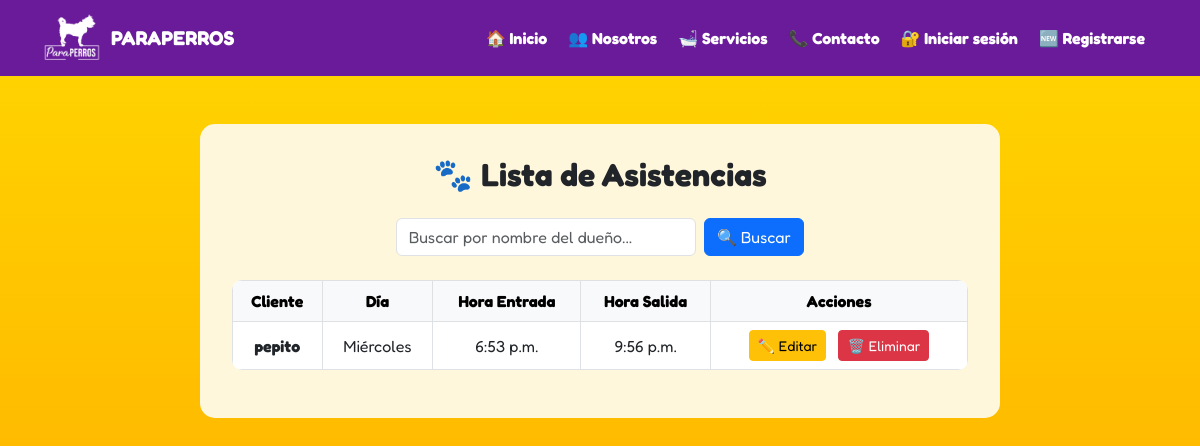
The page /asistencias/ on the database as committed earlier.
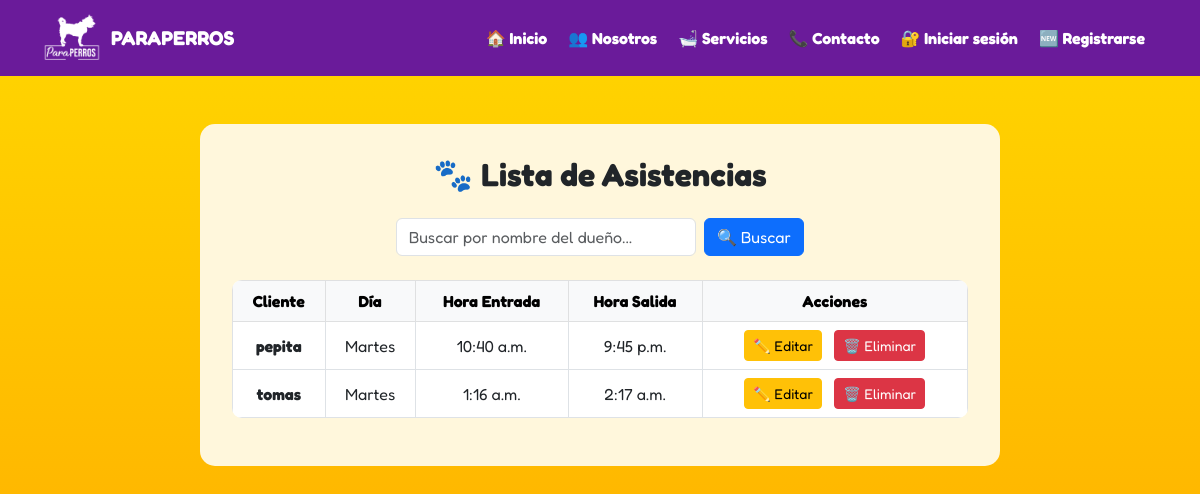
The same page on the database as committed later.
### tasks/models.py (models this page shows, shortened)
class Asistencia(models.Model):
    DIA_SEMANA_CHOICES = [
        ('Lunes', 'Lunes'),
        ('Martes', 'Martes'),
        ('Miércoles', 'Miércoles'),
        ('Jueves', 'Jueves'),
        ('Viernes', 'Viernes'),
        ('Sábado', 'Sábado'),
        ('Domingo', 'Domingo'),
    ]
    cliente = models.ForeignKey(PersonalData, on_delete=models.CASCADE, related_name='asistencias')
    dia_semana = models.CharField(max_length=10, choices=DIA_SEMANA_CHOICES)
    hora_entrada = models.TimeField(null=True, blank=True)
    hora_salida = models.TimeField(null=True, blank=True)

class PersonalData(models.Model):
    nombre_dueno = models.CharField(max_length=100)
    nombre_mascota = models.CharField(max_length=100)
    telefono = models.CharField(max_length=15)
    correo = models.EmailField()

### tasks/views.py (the view)
# urls.py: path('asistencias/', views.asistencias_view, name='asistencias'),
def asistencias_view(request):
    query = request.GET.get('q')
    if query:
        asistencias = Asistencia.objects.filter(cliente__nombre_dueno__icontains=query)
    else:
        asistencias = Asistencia.objects.all()
    return render(request, 'asistencias.html', {
        'asistencias': asistencias,
        'query': query,
    })

### tasks/templates/asistencias.html (shortened to what this page needs)
{% extends 'base.html' %}
{% block content %}
  <div class="container mt-5" style="background-color: #fff7dc; padding: 2rem; border-radius: 15px; max-width: 800px;">
    <h2 class="text-center mb-4" style="font-weight: bold;">
      🐾 Lista de Asistencias
    </h2>
    <form method="GET" class="mb-4 d-flex justify-content-center">
      <input
        type="text"
        name="q"
        class="form-control me-2"
        style="max-width: 300px;"
        placeholder="Buscar por nombre del dueño..."
        value="{{ query|default:'' }}"
      >
      <button type="submit" class="btn btn-primary">🔍 Buscar</button>
    </form>
    <table class="table table-bordered text-center align-middle" style="background-color: white; border-radius: 10px; overflow: hidden;">
      <thead class="table-light">
        <tr>
          <th>Cliente</th>
          <th>Día</th>
          <th>Hora Entrada</th>
          <th>Hora Salida</th>
          <th>Acciones</th>
        </tr>
      </thead>
      <tbody>
        {% for asistencia in asistencias %}
          <tr>
            <td>
        <a href="{% url 'editar_datos_personales' asistencia.cliente.id %}" class="text-decoration-none text-dark fw-bold">
          {{ asistencia.cliente.nombre_dueno }}
        </a>
      </td>
            <td>{{ asistencia.dia_semana }}</td>
            <td>{{ asistencia.hora_entrada }}</td>
            <td>{{ asistencia.hora_salida }}</td>
            <td>
              <a href="{% url 'editar_asistencia' asistencia.id %}" class="btn btn-sm btn-warning me-2">
                ✏️ Editar
              </a>
              <a href="{% url 'eliminar_asistencia' asistencia.id %}" class="btn btn-sm btn-danger">
                🗑️ Eliminar
              </a>
            </td>
          </tr>
        {% empty %}
          <tr>
            <td colspan="5">No hay asistencias registradas.</td>
          </tr>
        {% endfor %}
      </tbody>
    </table>
  </div>
{% endblock %}

### tasks/templates/base.html (shortened to what this page needs)
{% load static %}
<!DOCTYPE html>
<html lang="es">
<head>
    <link rel="stylesheet" href="https://cdn.jsdelivr.net/npm/bootstrap@5.3.0/dist/css/bootstrap.min.css">
</head>
<body>
<nav class="navbar navbar-expand-lg navbar-dark" style="background-color: #6A1B9A;">
    <div class="container">
        <a class="navbar-brand d-flex align-items-center" href="/">
            <img src="{% static 'img/LOGO.png' %}" alt="Perrito feliz" style="height: 50px; margin-right: 10px;">
            <strong>PARAPERROS</strong>
        </a>
        <div class="collapse navbar-collapse flex-wrap" id="navbarNav">
            <ul class="navbar-nav ms-auto">
                {% if user.is_authenticated %}
                    <li class="nav-item"><a href="{% url 'create_personal_data' %}" class="nav-link">📄 Datos</a></li>
                    <li class="nav-item"><a href="{% url 'lista_datos_personales' %}" class="nav-link">📋 Lista de Datos</a></li>
                    <li class="nav-item"><a href="{% url 'asistencias' %}" class="nav-link">📅 Asistencias</a></li>
                    <li class="nav-item"><a href="{% url 'crear_asistencia' %}" class="nav-link">➕ Registrar Asistencia</a></li>
                    <li class="nav-item"><a href="{% url 'logout' %}" class="nav-link text-warning">🚪 Salir</a></li>
                {% else %}
                    <li class="nav-item"><a href="/" class="nav-link">🏠 Inicio</a></li>
                    <li class="nav-item"><a href="{% url 'quienes' %}" class="nav-link">👥 Nosotros</a></li>
                    <li class="nav-item"><a href="{% url 'servicios' %}" class="nav-link">🛁 Servicios</a></li>
                    <li class="nav-item"><a href="{% url 'contactos' %}" class="nav-link">📞 Contacto</a></li>
                    <li class="nav-item"><a href="{% url 'signin' %}" class="nav-link">🔐 Iniciar sesión</a></li>
                    <li class="nav-item"><a href="{% url 'signup' %}" class="nav-link">🆕 Registrarse</a></li>
                {% endif %}
            </ul>
        </div>
    </div>
</nav>
    {% block content %}
    {% endblock %}
</body>
</html>

### tasks/templates/base.html (style rules this page uses)
body { background: linear-gradient(to bottom, #FFD700, #FFA500); font-family: 'Fredoka', sans-serif; margin: 0; padding: 0; min-height: 100vh; }
.navbar { background-color: #6A1B9A; }
.navbar-brand, .nav-link { color: white !important; font-weight: bold; white-space: nowrap; }
.nav-item { margin-right: 5px; }

Rows that differ between the two databases and show on the page:
removed Asistencia: cliente.nombre_dueno "pepito", dia_semana "Miércoles", hora_entrada "6:53 p.m.", hora_salida "9:56 p.m."
added Asistencia: cliente.nombre_dueno "pepita", dia_semana "Martes", hora_entrada "10:40 a.m.", hora_salida "9:45 p.m."
added Asistencia: cliente.nombre_dueno "tomas", dia_semana "Martes", hora_entrada "1:16 a.m.", hora_salida "2:17 a.m."
